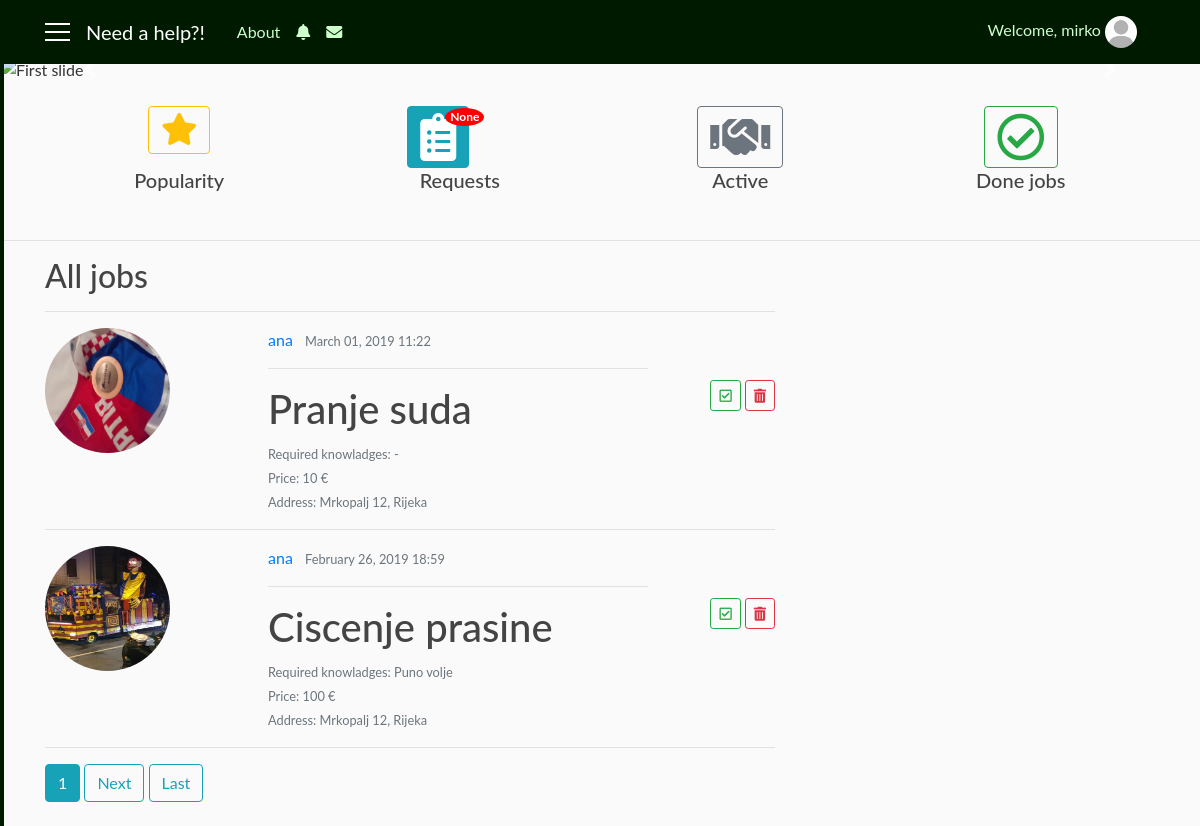
The app's page /main (signed in), older data.
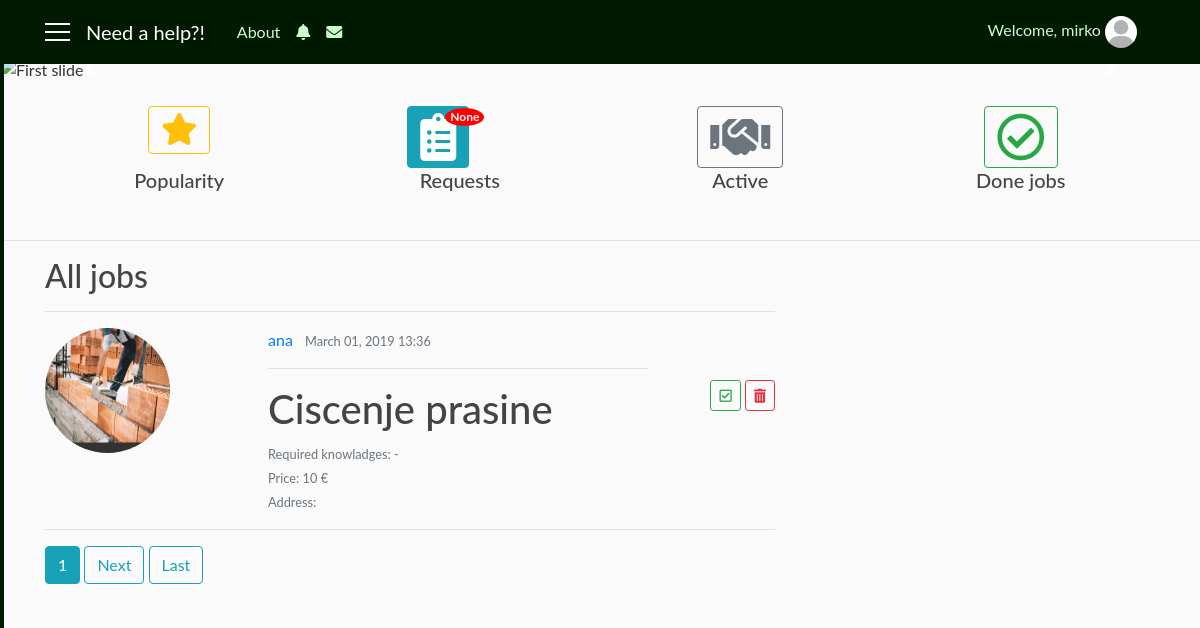
The same page, newer data.
### user/models.py (models this page shows, shortened)
class Requests(models.Model):
    user = models.ForeignKey(User, on_delete=models.CASCADE)
    job_title = models.CharField(max_length=30, blank=True)
    required_knowledges = models.TextField(max_length=1000, default='-')
    price = models.IntegerField(default=10)
    address = models.CharField(max_length=30, blank=True)
    job_description = models.TextField(max_length=1000, blank=True)
    date = models.DateTimeField(auto_now_add=True)
    photo = models.ImageField(default='default_request.jpg', upload_to='requests_user')
    visible = models.BooleanField(default=True)

### need_a_help_app/views.py (the view)
# urls.py: path('main', views.AppMainView.as_view(), name='main'),
class AppMainView(LoginRequiredMixin, ListView):
    template_name = 'need_a_help_app/app_main.html'
    context_object_name = 'users'
    paginate_by = 3
    def get_queryset(self):
        return User.objects.all()
    def get_context_data(self, **kwargs):
        context_data = super(AppMainView, self).get_context_data(**kwargs)
        us = self.request.user
        reqq_seen = SeenRequest.objects.filter(user=us)
        hired = Hire.objects.filter(user=us)
        uss = User.objects.all()
        f_hired = []
        for u in uss:
            for h in hired:
                if h.user == us and h.repairman == u.id and h.status == 'pending':
                    f_hired.append(u)
        context_data['f_hired'] = f_hired
        context_data['seen_r'] = reqq_seen
        context_data['cnt'] = self.request.session.get('cnt')
        return context_data

### need_a_help_app/templates/need_a_help_app/app_main.html (shortened to what this page needs)
{% extends 'need_a_help_app/base.html' %}
{% block app_repairman %}
    <div id="carouselExampleIndicators" class="carousel slide" data-ride="carousel">
      <ol class="carousel-indicators">
      </ol>
      <div class="carousel-inner">
            <div class="carousel-item active">
                <img class="slide-img" src="https://www.bing.com/th?id=OIP.GdOM_bEhNhmrmAG4XTVTiQHaE8&pid=Api" alt="First slide">
            </div>
      </div>
      <a class="carousel-control-prev" href="#carouselExampleIndicators" role="button" data-slide="prev">
        <span class="carousel-control-prev-icon" aria-hidden="true"></span>
      </a>
      <a class="carousel-control-next" href="#carouselExampleIndicators" role="button" data-slide="next">
        <span class="carousel-control-next-icon" aria-hidden="true"></span>
      </a>
    </div>
    <div class="container p-4">
        <div class="row" align="center">
            <div class="col-sm-3">
                <a href="#" class="btn btn-outline-warning"><i class="fas fa-star fa-2x"></i></a>
            </div>
            <div class="col-sm-3">
                  <a href="{% url 'requests_repairman' user.id %}" class="btn btn-info">
                      <i class="fas fa-clipboard-list fa-3x"></i>
                  </a>
                  <span class="badge badge-notify">{{ cnt }}</span>
            </div>
            <div class="col-sm-3">
                <a href="{% url 'active_repairman' user.id %}" class="btn btn-outline-secondary"><i class="fas fa-handshake fa-3x"></i></a>
            </div>
            <div class="col-sm-3">
                <a href="{% url 'done_repairman' user.id %}" class="btn btn-outline-success"><i class="far fa-check-circle fa-3x"></i></a>
            </div>
        </div>
        <div class="row" align="center">
            <div class="col-sm-3">
                <h5>Popularity</h5>
            </div>
            <div class="col-sm-3">
                <h5>Requests</h5>
            </div>
            <div class="col-sm-3">
                <h5>Active</h5>
            </div>
            <div class="col-sm-3">
                <h5>Done jobs</h5>
            </div>
        </div>
    </div>
    <hr width="100%">
{% endblock %}
{% block content_repairman %}
    <h2>All jobs</h2>
    <hr width="100%">
    {% for us in users %}
        {% for u in us.requests_set.all|dictsortreversed:'date' %}
            {% if u.visible %}
                <div class="row">
                    <div class="col-sm-3">
                        <a href="{% url 'request_detail' u.id %}">
                            <img class="rounded-circle account-img" src="{{ u.photo.url }}">
                        </a>
                    </div>
                    <div class="col-sm-7 pl-5">
                        <a class="mr-2" href="{% url 'info' u.user.id %}">{{ u.user }}</a>
                        <small class="text-muted">{{ u.date|date:'F d, Y H:i' }}</small>&nbsp
                        <hr width="100%">
                        <h1>{{ u.job_title }}</h1>
                        <small class="text-secondary text-muted">Required knowladges: {{ u.required_knowledges }}</small><br>
                        <small class="text-secondary text-muted">Price: {{ u.price }} €</small><br>
                        <small class="text-secondary text-muted">Address: {{ u.address }}</small><br>
                    </div>
                    <div class="col-sm-2 pt-5" align="right">
                        <a href="{% url 'repairman_apply' user.id u.id %}" class="btn btn-outline-success btn-sm mt-1 mb-1"><i class="far fa-check-square"></i></a>
                        <a href="#" class="btn btn-outline-danger btn-sm mt-1 mb-1"><i class="fas fa-trash-alt"></i></a>
                    </div>
                </div>
                <hr width="100%">
            {% endif %}
        {% endfor %}
    {% endfor %}
    {% if is_paginated %}
        {% for i in page_obj.paginator.page_range %}
            {% if page_obj.number == i %}
                <a class="btn btn-info mb-4" href="?page={{ i }}">{{ i }}</a>
            {% elif num > page_obj.number|add:'-3' and num < page_obj.number|add:'3' %}
                <a class="btn btn-outline-info mb-4" href="?page={{ i }}">{{ i }}</a>
            {% endif %}
        {% endfor %}
        {% if page_obj.has_next %}
            <a class="btn btn-outline-info mb-4" href="?page={{ page_obj.next_page_number }}">Next</a>
            <a class="btn btn-outline-info mb-4" href="?page={{ page_obj.paginator.num_pages }}">Last</a>
        {% endif %}
    {% endif %}
{% endblock %}

### need_a_help_app/templates/need_a_help_app/base.html (shortened to what this page needs)
{% load static %}
<!DOCTYPE html>
<html>
    <head>
        <link rel="stylesheet" href="https://maxcdn.bootstrapcdn.com/bootstrap/4.0.0/css/bootstrap.min.css">
        <link rel="stylesheet" href="https://use.fontawesome.com/releases/v5.7.2/css/all.css">
        <link rel="stylesheet" type="text/css" href="{% static 'need_a_help_app/style.css' %}">
    </head>
    <body>
      <div id="wrapper">
          {% if user.is_authenticated and user.profile.role == 'client' %}
            <div id="sidebar-wrapper">
                <ul class="sidebar-nav">
                    <div class="list-group pt-2">
                      <a class="list-group-item sb" href="{% url 'main' %}"><i class="fa fa-home fa-fw" aria-hidden="true"></i>&nbsp; Home</a>
                      <a class="list-group-item sb" href="#"><i class="fa fa-envelope fa-fw" aria-hidden="true"></i>&nbsp; Messages</a>
                      <a class="list-group-item sb" href="{% url 'profile' %}"><i class="fa fa-cog fa-fw" aria-hidden="true"></i>&nbsp; Settings</a>
                      <a class="list-group-item sb" href="{% url 'favorites' %}"><i class="fa fa-star fa-fw" aria-hidden="true"></i>&nbsp; My favourites</a>
                    </div>
                </ul>
            </div>
          {% elif user.is_authenticated and user.profile.role == 'repairman' %}
            <div id="sidebar-wrapper">
                <ul class="sidebar-nav">
                    <div class="list-group pt-2">
                      <a class="list-group-item sb" href="{% url 'main' %}">&nbsp; Home</a>
                      <a class="list-group-item sb" href="#">&nbsp; Messages</a>
                      <a class="list-group-item sb" href="{% url 'profile' %}">&nbsp; Settings</a>
                      <a class="list-group-item sb" href="#">&nbsp; My feedbacks</a>
                      <a class="list-group-item sb" href="{% url 'repairman_apps' user.id %}">&nbsp; My applications</a>
                    </div>
                </ul>
            </div>
          {% endif %}
          <header class="site-header">
            <nav class="navbar navbar-expand-md navbar-dark bg-steel fixed-top">
              <div class="container">
                {% if user.is_authenticated %}
                  <a href='#' id='menu-toggle'><div class='menu-icon'></div>
                                  <div class='menu-icon'></div>
                                  <div class='menu-icon'></div></a>
                  <a class="navbar-brand mr-4 ml-3" href="{% url 'main' %}">Need a help?!</a>
                {% else %}
                  <a class="navbar-brand mr-4" href="#">Need a help?!</a>
                {% endif %}
                <div class="collapse navbar-collapse" id="navbarToggle">
                  <div class="navbar-nav mr-auto">
                    <a class="nav-item nav-link" href="{% url 'home' %}">About</a>
                    {% if user.is_authenticated %}
                      <i class="nav-item nav-link fas fa-bell mt-1"></i>
                      <i class="nav-item nav-link fas fa-envelope mt-1"></i>
                    {% endif %}
                  </div>
                  <div class="navbar-nav">
                    {% if user.is_authenticated %}
                      <span class="nav-item nav-link">Welcome, {{ user.username }}
                        <img class="rounded-circle navbar-img popOver" data-title="Logged in as {{ user.profile.role }}" data-content="
                            <a class='list-group-item sb' href='{% url 'info' user.id %}'><i class='fa fa-user fa-fw' aria-hidden='true'></i>&nbsp; My profile</a>
                            <a class='list-group-item sb' href='{% url 'logout' %}'><i class='fas fa-power-off'></i>&nbsp Logout</a>" data-placement="bottom" data-html="true" data-toggle="popover" data-container="body" data-trigger="click" src="{{ user.profile.photo.url }}">
                      </span>
                    {% else %}
                      <a class="nav-item nav-link" href="{% url 'login' %}">Login</a>
                      <a class="nav-item nav-link" href="{% url 'register' %}">Register</a>
                    {% endif %}
                  </div>
                </div>
              </div>
            </nav>
          </header>
          <div id="page-content-wrapper">
            {% if user.is_authenticated and user.profile.role == 'client' %}
              {% block app_client %}
                <div id="carouselExampleIndicators" class="carousel slide" data-ride="carousel">
                  <ol class="carousel-indicators">
                    <li data-target="#carouselExampleIndicators" data-slide-to="0" class="active"></li>
                    <li data-target="#carouselExampleIndicators" data-slide-to="1"></li>
                    <li data-target="#carouselExampleIndicators" data-slide-to="2"></li>
                  </ol>
                  <div class="carousel-inner">
                        <div class="carousel-item active">
                            <img class="slide-img" src="https://www.bing.com/th?id=OIP.GdOM_bEhNhmrmAG4XTVTiQHaE8&pid=Api" alt="First slide">
                        </div>
                        <div class="carousel-item">
                                <img class="slide-img" src="https://d2gg9evh47fn9z.cloudfront.net/800px_COLOURBOX1829407.jpg" alt="Second slide">
                        </div>
                        <div class="carousel-item">
                                <img class="slide-img" src="http://www.leevalley.com/us/images/item/Woodworking/Planes/05p5651s08.jpg" alt="Third slide">
                        </div>
                  </div>
                  <a class="carousel-control-prev" href="#carouselExampleIndicators" role="button" data-slide="prev">
                    <span class="carousel-control-prev-icon" aria-hidden="true"></span>
                    <span class="sr-only">Previous</span>
                  </a>
                  <a class="carousel-control-next" href="#carouselExampleIndicators" role="button" data-slide="next">
                    <span class="carousel-control-next-icon" aria-hidden="true"></span>
                    <span class="sr-only">Next</span>
                  </a>
                </div>
                <div class="container pt-4">
                    <div class="row justify-content-center">
                        <div class="col-12 col-md-10 col-lg-8">
                            <form class="card card-sm" action="{% url 'search' %}" method="GET">
                                <div class="card-body row no-gutters align-items-center">
                                    <div class="col-auto">
                                        <i class="fas fa-search h4 text-body"></i>&nbsp&nbsp
                                    </div>
                                    <div class="col">
                                        <input class="form-control form-control-lg form-control-borderless" name="q" type="text" placeholder="Where is a problem?">
                                    </div>
                                    <div class="col-auto">
                                        &nbsp<button class="btn btn-lg btn-success" type="submit">Search</button>
                                    </div>
                                </div>
                            </form>
                        </div>
                    </div>
                </div>
                <hr width="100%">
                <br/>
                <div class="container p-4">
                    <div class="row" align="center">
                        <div class="col-sm-3">
                            <a href="#" class="btn btn-outline-danger"><i class="fas fa-medal fa-3x"></i></a>
                        </div>
                        <div class="col-sm-3">
                            <a href="{% url 'requests_user' user.id %}" class="btn btn-info"><i class="fas fa-clipboard-list fa-3x"></i></a>
                        </div>
                        <div class="col-sm-3">
                            <a href="{% url 'hired_user' user.id %}" class="btn btn-outline-warning"><i class="fas fa-handshake fa-3x"></i></a>
                        </div>
                        <div class="col-sm-3">
                            <a href="#" class="btn btn-outline-success"><i class="far fa-check-circle fa-3x"></i></a>
                        </div>
                    </div>
                    <div class="row" align="center">
                        <div class="col-sm-3">
                            <h5>Top rated</h5>
                        </div>
                        <div class="col-sm-3">
                            <h5>My requests</h5>
                        </div>
                        <div class="col-sm-3">
                            <h5>Hired</h5>
                        </div>
                        <div class="col-sm-3">
                            <h5>Done jobs</h5>
                        </div>
                    </div>
                </div>
                <hr width="100%">
              {% endblock %}
            {% elif user.is_authenticated and user.profile.role == 'repairman' %}
              {% block app_repairman %}{% endblock %}
            {% endif %}
            <main role="main" class="container">
              <div class="row">
                <div class="col-sm-8">
                  {% if user.is_authenticated and user.profile.role == 'client' %}
                    {% block content_client %}{% endblock %}
                  {% else %}
                    {% block content_repairman %}{% endblock %}
                  {% endif %}
                </div>
              </div>
            </main>
          </div>
    </div>
    </body>
</html>

Row changes from the older to the newer data that the page shows:
removed Requests: photo (picture), user "ana", date "March 01, 2019 11:22", job_title "Pranje suda", required_knowledges "-", price "10", address "Mrkopalj 12, Rijeka"
removed Requests: photo (picture), user "ana", date "February 26, 2019 18:59", job_title "Ciscenje prasine", required_knowledges "Puno volje", price "100", address "Mrkopalj 12, Rijeka"
added Requests: photo (placeholder picture), user "ana", date "March 01, 2019 13:36", job_title "Ciscenje prasine", required_knowledges "-", price "10"
